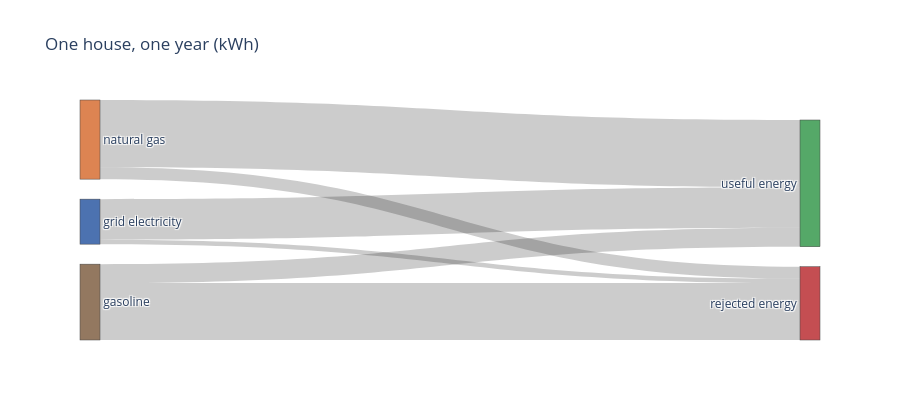

The notebook cell this image was saved under:
### Markdown cell above
---
## 5. Draw it

Widths come from the numbers above. Nothing is drawn by hand.

### Code cell
labels = list(flows['source']) + ['useful energy', 'rejected energy']
i_useful, i_rejected = len(flows), len(flows) + 1

source_idx, target_idx, value = [], [], []
for i, row in flows.iterrows():
    source_idx += [i, i]
    target_idx += [i_useful, i_rejected]
    value += [row['useful'], row['rejected']]

fig = go.Figure(go.Sankey(
    node=dict(label=labels, pad=20, thickness=20,
              color=['#4C72B0', '#DD8452', '#937860', '#55A868', '#C44E52']),
    link=dict(source=source_idx, target=target_idx, value=value),
))
fig.update_layout(title_text='One house, one year (kWh)',
                  font_size=12, height=420)

# Reused verbatim from the CARES Book figure manifest (F9_house_sankey),
# where this same diagram is already described and reviewed. Kept identical
# on purpose: two descriptions of one figure drift, and a reader meeting it
# in the book and in the notebook should be told the same thing.
ALT_TEXT = (
    'A Sankey diagram of one house over one year. Grid electricity, '
    'natural gas and gasoline enter on the left and split into useful '
    'and rejected energy on the right, with gasoline contributing by far '
    'the largest share of the rejected block.')

fig.show()

### Figure 1 — Plotly figure (JSON) as saved in the notebook; plotly's stock layout.template omitted (floating-point values rounded to 4 significant figures)
{"data": [{"link": {"source": [0, 0, 1, 1, 2, 2], "target": [3, 4, 3, 4, 3, 4], "value": [9000.0, 1000.0, 14940.0, 2637.0, 4212.0, 12640.0]}, "node": {"color": ["#4C72B0", "#DD8452", "#937860", "#55A868", "#C44E52"], "label": ["grid electricity", "natural gas", "gasoline", "useful energy", "rejected energy"], "pad": 20, "thickness": 20}, "type": "sankey"}], "layout": {"font": {"size": 12}, "height": 420, "title": {"text": "One house, one year (kWh)"}}}
